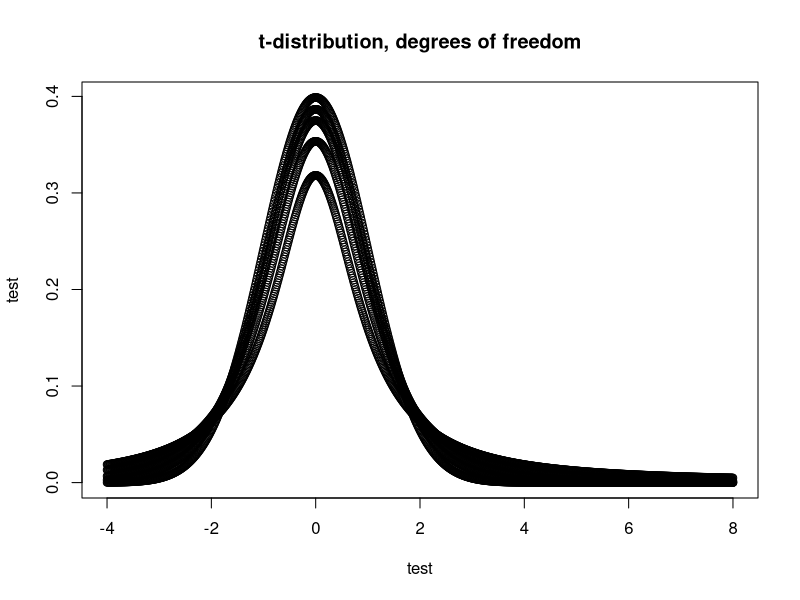

R code for this plot:
#' BTC1859 Data Science I, Assigbnment 1 
#' Zacehry Chan 

#' -------------------------------------

#' Question 1: Suppose 6 out of 15 students in a class develop influenza, 
#' whereas there is 20% chance for a student in similar school classes 
#' nationwide to develop influenza. Is there evidence of an excessive number 
#' of cases in the class? That is, what is the probability of obtaining at 
#' least 6 cases in this class if the nationwide rate holds true?


#' Using the fucntion pbinopm() as this scenario deals with desecretized, 
#' numerical data. Also assuming taht there are only 2 states for this sickness,
#' sick or not sick, thus fulfilling the requiremnets (&conditions) necessary 
#' to use a binomial distribution 
#' 
#' Given p = 0.2, _________

prob_at_least_6 <- 1 - pbinom(5,size = 15,prob = 0.2)

#outputting probability to console window
prob_at_least_6

# prob_at_least_6 = 0.06105143

#' Calculates the porbability fo there being at least 5 (x <= 5) 
#' takes the complement to see the probablity of there being at least 6 cases 
#' of sickeness in a given class, given the parameters 

#' -------------------------------------

# Question 5

#Setting sequence for x-axis, using seq func to ensure smooth line (has many, many points)
x <- seq(from=-4,to=8,length.out = 1000)
y_norm <- dnorm(x, mean = 0, sd = sqrt(1), log = FALSE)
plot(x,y_norm, type = "p", main="t-distribution, degrees of freedom", xlab = "test",ylab = "test")

df_8 <- 8
x_8 <- seq(from=-4,to=8,length.out = 1000)
y_8 <- dt(x_8, df_8)
points(x,y_8, type="p")

df_4 <- 4
x_4 <- seq(from=-4,to=8,length.out = 1000)
y_4 <- dt(x_4, df_4)
points(x,y_4, type="p")

df_2 <- 2
x_2 <- seq(from=-4,to=8,length.out = 1000)
y_2 <- dt(x_2, df_2)
points(x,y_2, type="p")

df_1 <- 1
x_1 <- seq(from=-4,to=8,length.out = 1000)
y_1 <- dt(x_1, df_1)
points(x,y_1, type="p")
